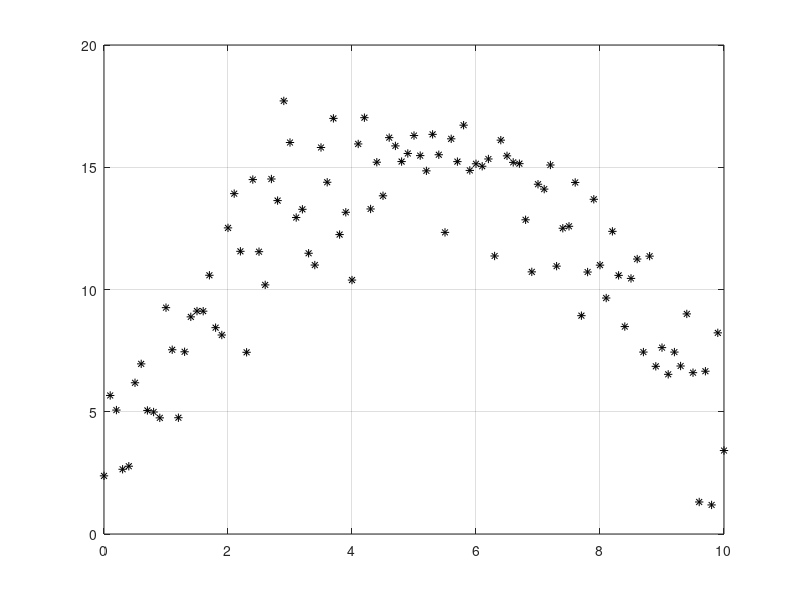

This figure's MATLAB source: (Note: this script raises an error after producing the figure.)
close all;
clc

%% Generacja danych
a0 = 3;
a1 = 5;
a2 = -0.5;
x = (0:0.1:10)';
y = a0 + a1*x + a2*x.^2;
n = 2 * randn(size(x));     % randN- szum gausowski normalny, standardowy (-3:3)
yn = y + n;                % szum adyktywny

figure
plot(x,yn,'*k');
grid on;

N = length(x);
Pmax = 11;
RMS = zeros(Pmax,1); % Root-Mean-Square
PF = zeros(Pmax,1); % Penalty Function
AIC = zeros(Pmax,1); % Information Criterion
for p = 1 :Pmax
    [Y_hat, A_hat] = linearLS(x,yn,p);
    RMS(p) = sqrt(mean((yn-Y_hat).^2));
    PF(p) = 6 * (p+1)/N; % penalty in Akaike Information Criterion
    AIC(p) = RMS(p) + PF(p);
end

figure
plot(1:Pmax,RMS,'-*'); hold on; grid on;
plot(1:Pmax,AIC,'k--')

[~,ind] = min(AIC);
title(['Optional order = ' num2str(ind)])



